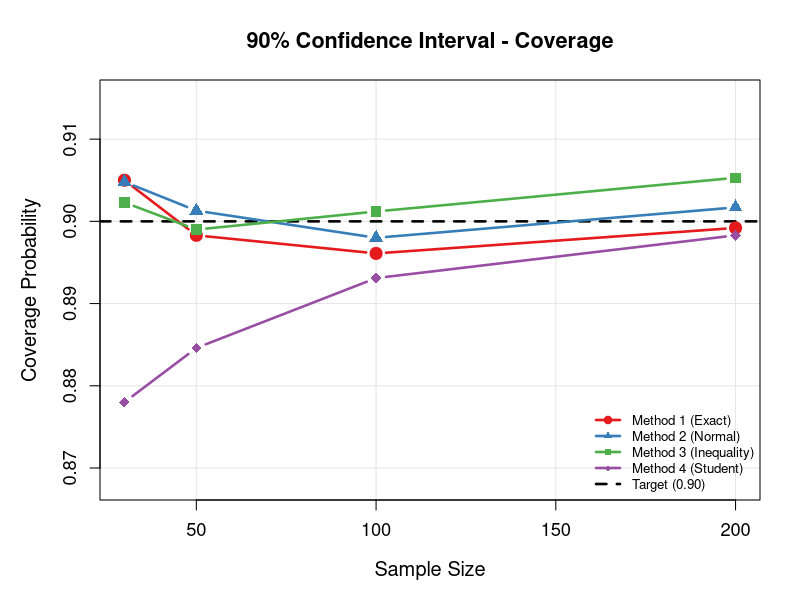
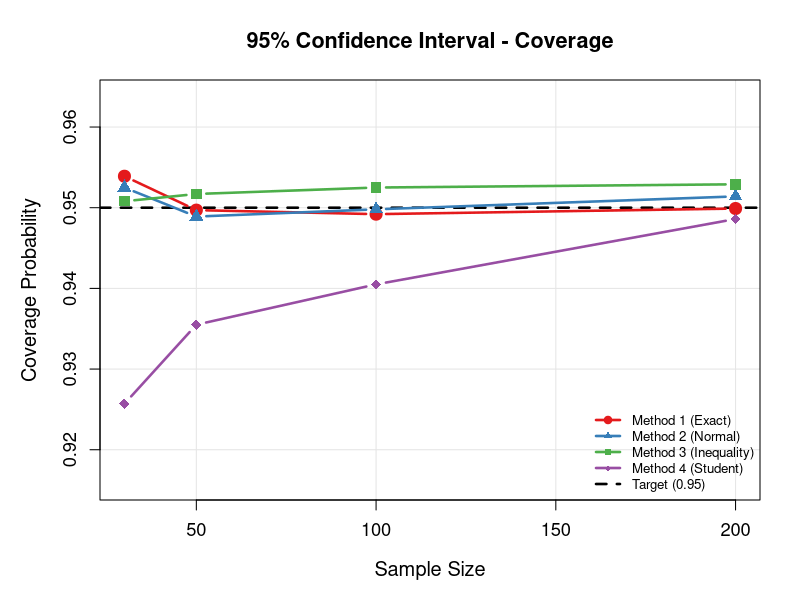
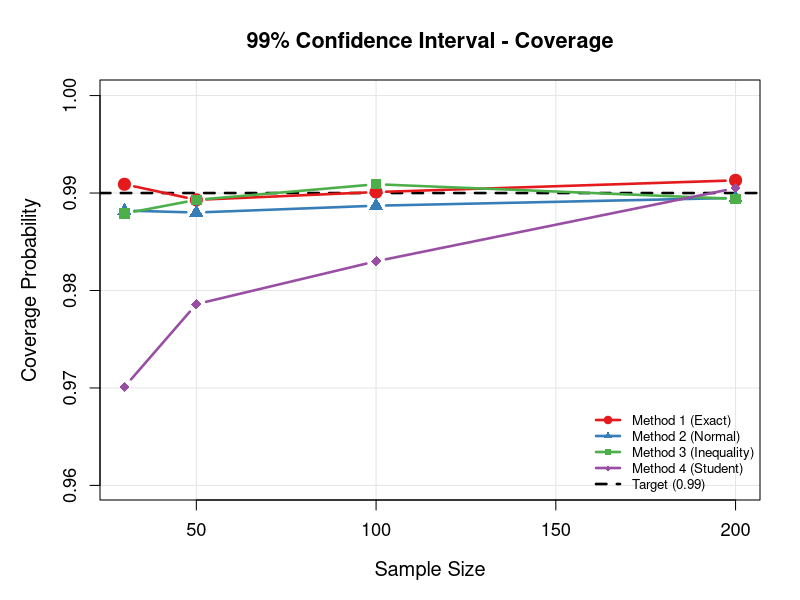
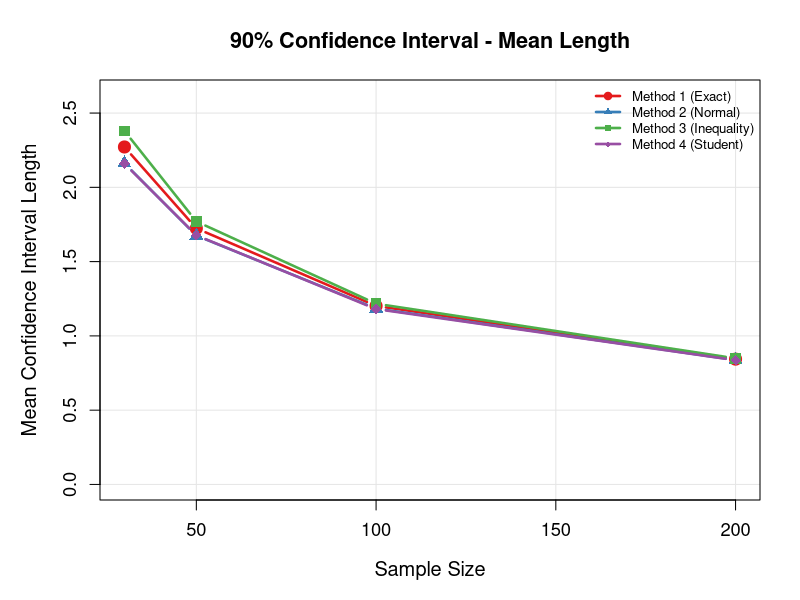
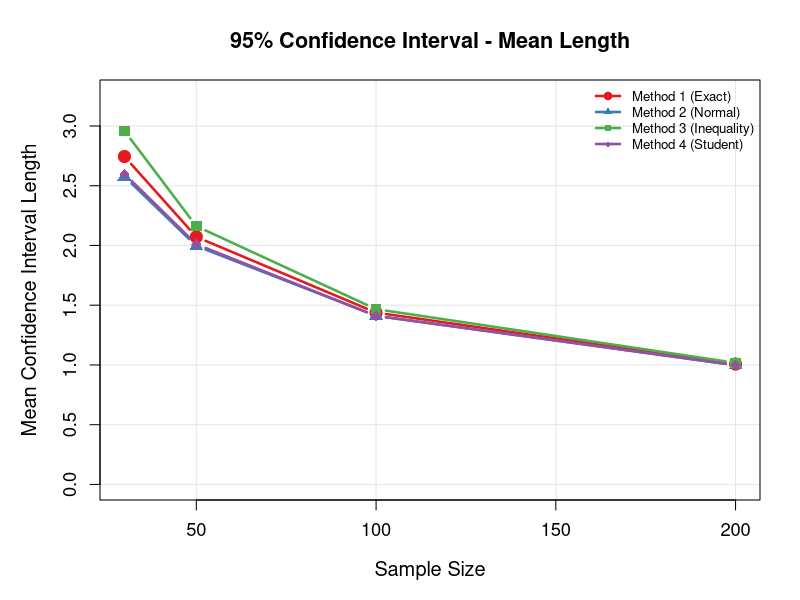
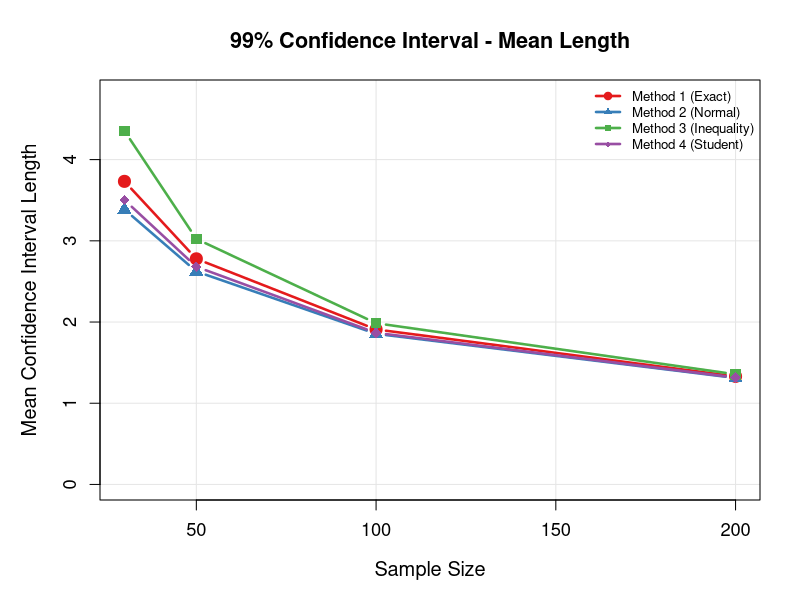
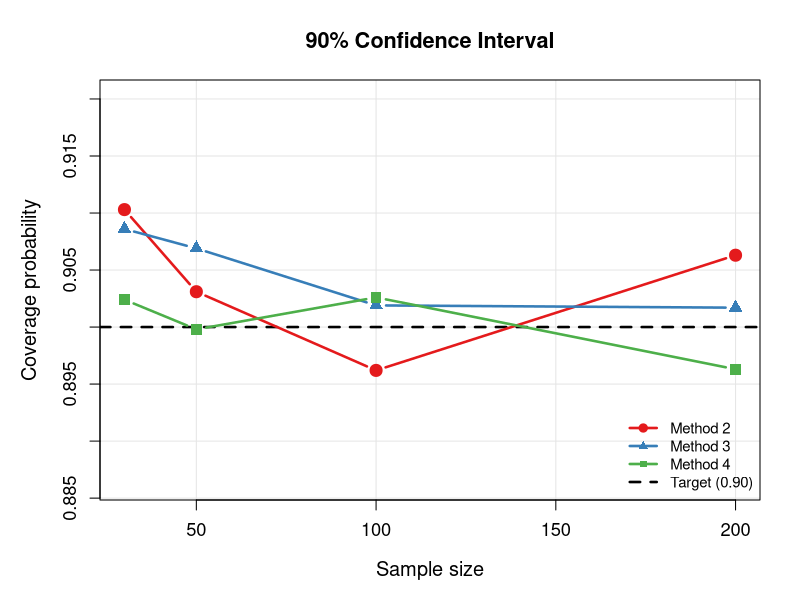
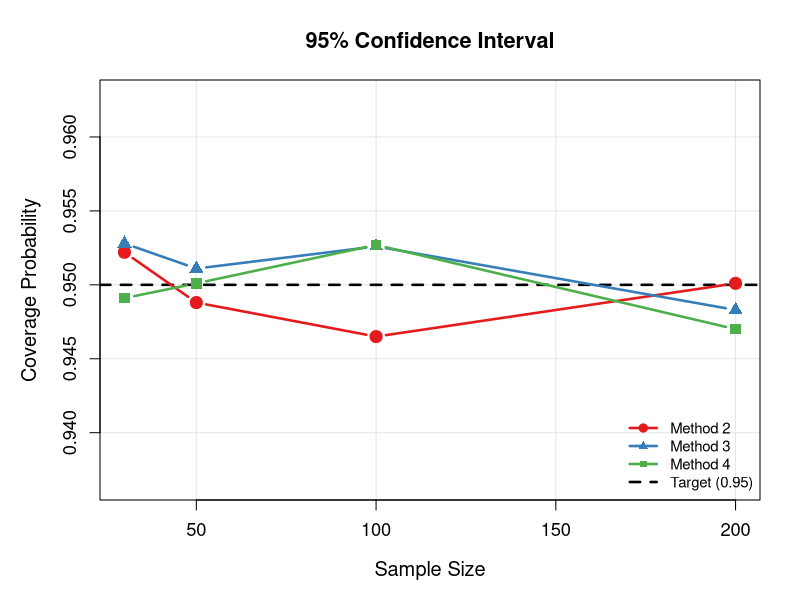

R code for these plots, in order:
## ---- chunk 1
# Initialization of variables
id <- 36
set.seed(id)
theta <- id / 10
alpha_list <- c(0.1, 0.05, 0.01) # levels of alpha
n <- c(30, 50, 100, 200) # sample sizes
M <- 10000 # times to replicate

cat("True parameter theta =", theta, "\n")
cat("This corresponds to lambda =", 1 / theta, "\n\n")
## ---- chunk 2
coverage1 <- matrix(0, nrow = length(n), ncol = length(alpha_list))
avgLength1 <- matrix(0, nrow = length(n), ncol = length(alpha_list))
sdLength1 <- matrix(0, nrow = length(n), ncol = length(alpha_list))

for (i in 1:length(n)) {
  ni <- n[i]
  lambda <- 1/theta

  # Generate samples from exponential distribution
  samples <- matrix(rexp(ni * M, rate = lambda), nrow = ni, ncol = M)
  sample_means <- colMeans(samples)

  for (j in 1:length(alpha_list)) {
    alpha <- alpha_list[j]
    confidenceLevel <- 1 - alpha

    # Using the fact that 2*lambda*n*X_bar ~ chi-squared(2n)
    # We need quantiles of chi-squared distribution
    chi_lower <- qchisq(alpha/2, df = 2*ni)
    chi_upper <- qchisq(1 - alpha/2, df = 2*ni)

    # Confidence interval for theta: [2*n*X_bar/chi_upper, 2*n*X_bar/chi_lower]
    lower <- (2 * ni * sample_means) / chi_upper
    upper <- (2 * ni * sample_means) / chi_lower

    coverage <- mean((lower <= theta) & (theta <= upper))
    lengths <- upper - lower
    meanLength <- mean(lengths)
    sdLengths <- sd(lengths)

    coverage1[i, j] <- coverage
    avgLength1[i, j] <- meanLength
    sdLength1[i, j] <- sdLengths
  }
}
## ---- chunk 3
coverage2 <- matrix(0, nrow = length(n), ncol = length(alpha_list))
avgLength2 <- matrix(0, nrow = length(n), ncol = length(alpha_list))
sdLength2 <- matrix(0, nrow = length(n), ncol = length(alpha_list))

for (i in 1:length(n)) {
  ni <- n[i]
  lambda <- 1/theta

  samples <- matrix(rexp(ni * M, rate = lambda), nrow = ni, ncol = M)
  sample_means <- colMeans(samples)

  for (j in 1:length(alpha_list)) {
    alpha <- alpha_list[j]
    confidenceLevel <- 1 - alpha
    critical <- qnorm(1 - alpha/2)

    # Using known variance sigma^2 = theta^2
    err <- critical * theta / sqrt(ni)
    lower <- sample_means - err
    upper <- sample_means + err

    coverage <- mean((lower <= theta) & (theta <= upper))
    lengths <- upper - lower
    meanLength <- mean(lengths)
    sdLengths <- sd(lengths)

    coverage2[i, j] <- coverage
    avgLength2[i, j] <- meanLength
    sdLength2[i, j] <- sdLengths
  }
}
## ---- chunk 4
coverage3 <- matrix(0, nrow = length(n), ncol = length(alpha_list))
avgLength3 <- matrix(0, nrow = length(n), ncol = length(alpha_list))
sdLength3 <- matrix(0, nrow = length(n), ncol = length(alpha_list))

for (i in seq_along(n)) {
  ni <- n[i]
  lambda <- 1/theta

  samples <- matrix(rexp(ni * M, rate = lambda), nrow = ni, ncol = M)
  sample_means <- colMeans(samples)

  for (j in seq_along(alpha_list)) {
    alpha <- alpha_list[j]
    z <- qnorm(1 - alpha/2)

    # method 3 interval
    lower <- sample_means / (1 + z / sqrt(ni))
    upper <- sample_means / (1 - z / sqrt(ni))

    coverage3[i,j] <- mean(lower <= theta & theta <= upper)
    lengths <- upper - lower

    avgLength3[i,j] <- mean(lengths)
    sdLength3[i,j] <- sd(lengths)
  }
}
## ---- chunk 5
coverage4 <- matrix(0, nrow = length(n), ncol = length(alpha_list))
avgLength4 <- matrix(0, nrow = length(n), ncol = length(alpha_list))
sdLength4 <- matrix(0, nrow = length(n), ncol = length(alpha_list))

for (i in 1:length(n)) {
  ni <- n[i]
  lambda <- 1/theta

  samples <- matrix(rexp(ni * M, rate = lambda), nrow = ni, ncol = M)
  sample_means <- colMeans(samples)
  sample_sds <- apply(samples, 2, sd)

  for (j in 1:length(alpha_list)) {
    alpha <- alpha_list[j]
    confidenceLevel <- 1 - alpha
    critical <- qt(1 - alpha/2, df = ni - 1)

    error <- critical * sample_sds / sqrt(ni)
    lower <- sample_means - error
    upper <- sample_means + error

    coverage <- mean((lower <= theta) & (theta <= upper))
    lengths <- upper - lower
    meanLength <- mean(lengths)
    sdLength <- sd(lengths)

    coverage4[i, j] <- coverage
    avgLength4[i, j] <- meanLength
    sdLength4[i, j] <- sdLength
  }
}
## ---- chunk 6
library(knitr) # for kable()

for (j in 1:length(alpha_list)) {
  alpha <- alpha_list[j]
  confidenceLevel <- 1 - alpha

  cat("Confidence level:", confidenceLevel * 100, "%\n")

  # Coverage Probabilities Table
  cat("Coverage Probabilities and Errors\n")
  comparison_df <- data.frame(
    n = n,
    M1_Coverage = sprintf("%.4f", coverage1[, j]),
    M1_Error = sprintf("%.4f", abs(coverage1[, j] - confidenceLevel)),
    M2_Coverage = sprintf("%.4f", coverage2[, j]),
    M2_Error = sprintf("%.4f", abs(coverage2[, j] - confidenceLevel)),
    M3_Coverage = sprintf("%.4f", coverage3[, j]),
    M3_Error = sprintf("%.4f", abs(coverage3[, j] - confidenceLevel)),
    M4_Coverage = sprintf("%.4f", coverage4[, j]),
    M4_Error = sprintf("%.4f", abs(coverage4[, j] - confidenceLevel))
  )
  colnames(comparison_df) <- c("n", "M1 Cov", "M1 Err", "M2 Cov", "M2 Err",
                                "M3 Cov", "M3 Err", "M4 Cov", "M4 Err")
  print(kable(comparison_df, align = 'c'))

  cat("\n")
  cat(sprintf("Target Coverage: %.4f\n", confidenceLevel))
  cat(sprintf("Best Coverage Accuracy: Method %d (min error = %.4f)\n",
              which.min(c(mean(abs(coverage1[, j] - confidenceLevel)),
                         mean(abs(coverage2[, j] - confidenceLevel)),
                         mean(abs(coverage3[, j] - confidenceLevel)),
                         mean(abs(coverage4[, j] - confidenceLevel)))),
              min(c(mean(abs(coverage1[, j] - confidenceLevel)),
                   mean(abs(coverage2[, j] - confidenceLevel)),
                   mean(abs(coverage3[, j] - confidenceLevel)),
                   mean(abs(coverage4[, j] - confidenceLevel))))))
  cat("------------------------------------------------------------------------")

  # Mean Interval Lengths Table
  cat("\n\nMean Confidence Interval Lengths\n")
  length_df <- data.frame(
    n = n,
    Method1 = sprintf("%.4f", avgLength1[, j]),
    Method2 = sprintf("%.4f", avgLength2[, j]),
    Method3 = sprintf("%.4f", avgLength3[, j]),
    Method4 = sprintf("%.4f", avgLength4[, j])
  )
  colnames(length_df) <- c("n", "M1 (Exact)", "M2 (Normal)", "M3 (Inequality)", "M4 (Student)")
  print(kable(length_df, align = 'c'))

  cat("\n")
  cat(sprintf("Shortest Average Length: Method 1 = %.4f (n=%d)\n",
              min(avgLength1[, j]), n[which.min(avgLength1[, j])]))

  cat("------------------------------------------------------------------------")
  # Relative Efficiency Table
  cat("\n\nRelative Efficiency (Ratio to Method 1)\n")
  efficiency_df <- data.frame(
    n = n,
    Method1 = sprintf("%.4f", rep(1.0, length(n))),
    Method2 = sprintf("%.4f", avgLength2[, j] / avgLength1[, j]),
    Method3 = sprintf("%.4f", avgLength3[, j] / avgLength1[, j]),
    Method4 = sprintf("%.4f", avgLength4[, j] / avgLength1[, j])
  )
  colnames(efficiency_df) <- c("n", "M1 (Exact)", "M2 (Normal)", "M3 (Inequality)", "M4 (Student)")
  print(kable(efficiency_df, align = 'c'))

  cat("========================================================================\n")
  cat("\n")
}
## ---- chunk 7
colors <- c("#E41A1C", "#377EB8", "#4DAF4A", "#984EA3")
method_names <- c("Method 1 (Exact)", "Method 2 (Normal)",
                  "Method 3 (Inequality)", "Method 4 (Student)")

par(mfrow = c(1, 1), mar = c(5, 5, 4, 2))
j <- 1
alpha <- alpha_list[j]
conf_level <- 1 - alpha

all_coverage <- c(coverage1[, j], coverage2[, j], coverage3[, j], coverage4[, j])
y_min <- max(0.80, min(all_coverage) - 0.01)
y_max <- min(1.00, max(all_coverage) + 0.01)

plot(n, coverage1[, j], type = "n",
     ylim = c(y_min, y_max),
     xlab = "Sample Size",
     ylab = "Coverage Probability",
     main = sprintf("%.0f%% Confidence Interval - Coverage",
                    conf_level * 100),
     panel.first = grid(col = "gray90", lty = 1),
     cex.lab = 1.2, cex.main = 1.3, cex.axis = 1.1)

abline(h = conf_level, lty = 2, col = "black", lwd = 2.5)

lines(n, coverage1[, j], type = "b", pch = 19, col = colors[1], lwd = 2.5, cex = 1.4)
lines(n, coverage2[, j], type = "b", pch = 17, col = colors[2], lwd = 2.5, cex = 1.4)
lines(n, coverage3[, j], type = "b", pch = 15, col = colors[3], lwd = 2.5, cex = 1.4)
lines(n, coverage4[, j], type = "b", pch = 18, col = colors[4], lwd = 2.5, cex = 1.4)

legend("bottomright",
       legend = c(method_names, sprintf("Target (%.2f)", conf_level)),
       col = c(colors, "black"),
       pch = c(19, 17, 15, 18, NA),
       lty = c(1, 1, 1, 1, 2),
       lwd = 2.5,
       bty = "n",
       cex = 0.8)
## ---- chunk 8
par(mfrow = c(1, 1), mar = c(5, 5, 4, 2))
j <- 2
alpha <- alpha_list[j]
conf_level <- 1 - alpha

all_coverage <- c(coverage1[, j], coverage2[, j], coverage3[, j], coverage4[, j])
y_min <- max(0.80, min(all_coverage) - 0.01)
y_max <- min(1.00, max(all_coverage) + 0.01)

plot(n, coverage1[, j], type = "n",
     ylim = c(y_min, y_max),
     xlab = "Sample Size",
     ylab = "Coverage Probability",
     main = sprintf("%.0f%% Confidence Interval - Coverage",
                    conf_level * 100),
     panel.first = grid(col = "gray90", lty = 1),
     cex.lab = 1.2, cex.main = 1.3, cex.axis = 1.1)

abline(h = conf_level, lty = 2, col = "black", lwd = 2.5)

lines(n, coverage1[, j], type = "b", pch = 19, col = colors[1], lwd = 2.5, cex = 1.4)
lines(n, coverage2[, j], type = "b", pch = 17, col = colors[2], lwd = 2.5, cex = 1.4)
lines(n, coverage3[, j], type = "b", pch = 15, col = colors[3], lwd = 2.5, cex = 1.4)
lines(n, coverage4[, j], type = "b", pch = 18, col = colors[4], lwd = 2.5, cex = 1.4)

legend("bottomright",
       legend = c(method_names, sprintf("Target (%.2f)", conf_level)),
       col = c(colors, "black"),
       pch = c(19, 17, 15, 18, NA),
       lty = c(1, 1, 1, 1, 2),
       lwd = 2.5,
       bty = "n",
       cex = 0.8)
## ---- chunk 9
par(mfrow = c(1, 1), mar = c(5, 5, 4, 2))
j <- 3
alpha <- alpha_list[j]
conf_level <- 1 - alpha

all_coverage <- c(coverage1[, j], coverage2[, j], coverage3[, j], coverage4[, j])
y_min <- max(0.80, min(all_coverage) - 0.01)
y_max <- min(1.00, max(all_coverage) + 0.01)

plot(n, coverage1[, j], type = "n",
     ylim = c(y_min, y_max),
     xlab = "Sample Size",
     ylab = "Coverage Probability",
     main = sprintf("%.0f%% Confidence Interval - Coverage",
                    conf_level * 100),
     panel.first = grid(col = "gray90", lty = 1),
     cex.lab = 1.2, cex.main = 1.3, cex.axis = 1.1)

abline(h = conf_level, lty = 2, col = "black", lwd = 2.5)

lines(n, coverage1[, j], type = "b", pch = 19, col = colors[1], lwd = 2.5, cex = 1.4)
lines(n, coverage2[, j], type = "b", pch = 17, col = colors[2], lwd = 2.5, cex = 1.4)
lines(n, coverage3[, j], type = "b", pch = 15, col = colors[3], lwd = 2.5, cex = 1.4)
lines(n, coverage4[, j], type = "b", pch = 18, col = colors[4], lwd = 2.5, cex = 1.4)

legend("bottomright",
       legend = c(method_names, sprintf("Target (%.2f)", conf_level)),
       col = c(colors, "black"),
       pch = c(19, 17, 15, 18, NA),
       lty = c(1, 1, 1, 1, 2),
       lwd = 2.5,
       bty = "n",
       cex = 0.8)
## ---- chunk 10
par(mfrow = c(1, 1), mar = c(5, 5, 4, 2))
j <- 1
alpha <- alpha_list[j]
conf_level <- 1 - alpha

all_lengths <- c(avgLength1[, j], avgLength2[, j], avgLength3[, j], avgLength4[, j])
y_max <- max(all_lengths) * 1.1

plot(n, avgLength1[, j], type = "n",
     ylim = c(0, y_max),
     xlab = "Sample Size",
     ylab = "Mean Confidence Interval Length",
     main = sprintf("%.0f%% Confidence Interval - Mean Length",
                    conf_level * 100),
     panel.first = grid(col = "gray90", lty = 1),
     cex.lab = 1.2, cex.main = 1.3, cex.axis = 1.1)

lines(n, avgLength1[, j], type = "b", pch = 19, col = colors[1], lwd = 2.5, cex = 1.4)
lines(n, avgLength2[, j], type = "b", pch = 17, col = colors[2], lwd = 2.5, cex = 1.4)
lines(n, avgLength3[, j], type = "b", pch = 15, col = colors[3], lwd = 2.5, cex = 1.4)
lines(n, avgLength4[, j], type = "b", pch = 18, col = colors[4], lwd = 2.5, cex = 1.4)

legend("topright",
       legend = method_names,
       col = colors,
       pch = c(19, 17, 15, 18),
       lty = 1,
       lwd = 2.5,
       bty = "n",
       cex = 0.8)
## ---- chunk 11
par(mfrow = c(1, 1), mar = c(5, 5, 4, 2))
j <- 2
alpha <- alpha_list[j]
conf_level <- 1 - alpha

all_lengths <- c(avgLength1[, j], avgLength2[, j], avgLength3[, j], avgLength4[, j])
y_max <- max(all_lengths) * 1.1

plot(n, avgLength1[, j], type = "n",
     ylim = c(0, y_max),
     xlab = "Sample Size",
     ylab = "Mean Confidence Interval Length",
     main = sprintf("%.0f%% Confidence Interval - Mean Length",
                    conf_level * 100),
     panel.first = grid(col = "gray90", lty = 1),
     cex.lab = 1.2, cex.main = 1.3, cex.axis = 1.1)

lines(n, avgLength1[, j], type = "b", pch = 19, col = colors[1], lwd = 2.5, cex = 1.4)
lines(n, avgLength2[, j], type = "b", pch = 17, col = colors[2], lwd = 2.5, cex = 1.4)
lines(n, avgLength3[, j], type = "b", pch = 15, col = colors[3], lwd = 2.5, cex = 1.4)
lines(n, avgLength4[, j], type = "b", pch = 18, col = colors[4], lwd = 2.5, cex = 1.4)

legend("topright",
       legend = method_names,
       col = colors,
       pch = c(19, 17, 15, 18),
       lty = 1,
       lwd = 2.5,
       bty = "n",
       cex = 0.8)
## ---- chunk 12
par(mfrow = c(1, 1), mar = c(5, 5, 4, 2))
j <- 3
alpha <- alpha_list[j]
conf_level <- 1 - alpha

all_lengths <- c(avgLength1[, j], avgLength2[, j], avgLength3[, j], avgLength4[, j])
y_max <- max(all_lengths) * 1.1

plot(n, avgLength1[, j], type = "n",
     ylim = c(0, y_max),
     xlab = "Sample Size",
     ylab = "Mean Confidence Interval Length",
     main = sprintf("%.0f%% Confidence Interval - Mean Length",
                    conf_level * 100),
     panel.first = grid(col = "gray90", lty = 1),
     cex.lab = 1.2, cex.main = 1.3, cex.axis = 1.1)

lines(n, avgLength1[, j], type = "b", pch = 19, col = colors[1], lwd = 2.5, cex = 1.4)
lines(n, avgLength2[, j], type = "b", pch = 17, col = colors[2], lwd = 2.5, cex = 1.4)
lines(n, avgLength3[, j], type = "b", pch = 15, col = colors[3], lwd = 2.5, cex = 1.4)
lines(n, avgLength4[, j], type = "b", pch = 18, col = colors[4], lwd = 2.5, cex = 1.4)

legend("topright",
       legend = method_names,
       col = colors,
       pch = c(19, 17, 15, 18),
       lty = 1,
       lwd = 2.5,
       bty = "n",
       cex = 0.8)
## ---- chunk 13
#initialization of our variables
id <- 36
set.seed(id)
theta <- id/10
alpha_list <- c(0.1, 0.05, 0.01) # levels of alpha
n <- c(30, 50, 100, 200) # sample sizes
M <- 10000 #times to replicate
## ---- chunk 14
coverage2 <- matrix(0, nrow = length(n), ncol = length(alpha_list))
avgLength2 <- matrix(0, nrow = length(n), ncol = length(alpha_list)) #avarage length of confidence intervals we just add them and devide on number of them
sdLength2 <- matrix(0, nrow = length(n), ncol = length(alpha_list))

for (i in 1:length(n)){
  ni <- n[i]
  #cat("sample size = ", ni, "\n")
  samples <- matrix (rpois(ni * M, lambda = theta), nrow = ni, ncol = M) #just generatind n samples using rpois
  sample_means <- colMeans(samples)
  for (j in 1:length(alpha_list)){
    alpha <- alpha_list[j]
    confidenceLevel <- 1 - alpha
    critical <- qnorm(1-alpha/2)

    err <- critical * sqrt(theta / ni)
    lower <- sample_means - err
    upper <- sample_means +err

    coverage <- mean((lower <= theta) & (theta <= upper))
    lengths <- upper - lower
    meanLength <- mean(lengths)
    sdLengths <- sd(lengths)

    coverage2[i, j] <- coverage
    avgLength2[i, j] <- meanLength
    sdLength2[i, j] <- sdLengths

#cat("confidence level = ", confidenceLevel * 100, "%\n")
    #cat(sprintf("coverage probability: %.4f and expected: %.4f", coverage, confidenceLevel), "\n")
    #cat("coverage error: ",abs(coverage - confidenceLevel) * 100, "\n")
    #cat("mean critical interval length: ", meanLength, "\n")
    #cat("SD of critical length  ", sdLengths, "\n")
    #cat("сritical value ", critical, "\n\n")
  }
}
## ---- chunk 15
coverage3 <- matrix(0, nrow = length(n), ncol = length(alpha_list))
avgLength3 <- matrix(0, nrow = length(n), ncol = length(alpha_list)) #avarage length of confidence intervals we just add them and devide on number of them
sdLength3 <- matrix(0, nrow = length(n), ncol = length(alpha_list))

for (i in 1:length(n)) {
  ni <- n[i]
  #cat("sample size =", ni, "\n")

  samples <- matrix(rpois(ni * M, lambda = theta), nrow = ni, ncol = M)
  sample_means <- colMeans(samples)

  for (j in 1:length(alpha_list)) {
    alpha <- alpha_list[j]
    confidenceLevel <- 1 - alpha
    critical <- qnorm(1 - alpha/2)

    a <- 1
    b <- -(2 * sample_means + critical^2 /ni)
    c <- sample_means^2

    discriminant <- b^2 - 4 * a * c

    lower <- (-b - sqrt(discriminant)) / (2 * a)
    upper <- (-b + sqrt(discriminant)) / (2 * a)


    coverage <- mean((lower <= theta) & (theta <= upper))
    lengths <- upper - lower
    meanLength <- mean(lengths)
    sdLength <- sd(lengths)

    coverage3[i, j] <- coverage
    avgLength3[i, j] <- meanLength
    sdLength3[i, j] <- sdLength

    #cat("confidence level = ", confidenceLevel * 100, "%\n")
    #cat(sprintf("coverage probability: %.4f and expected: %.4f", coverage, confidenceLevel), "\n")
    #cat("coverage error: ", abs(coverage - confidenceLevel) * 100, "\n")
    #cat("mean critical interval length: ", meanLength, "\n")
    #cat("SD of critical length  ", sdLength, "\n")
    #cat("сritical value ", critical, "\n\n")
  }
}
## ---- chunk 16
coverage4 <- matrix(0, nrow = length(n), ncol = length(alpha_list))
avgLength4 <- matrix(0, nrow = length(n), ncol = length(alpha_list)) #avarage length of confidence intervals we just add them and devide on number of them
sdLength4 <- matrix(0, nrow = length(n), ncol = length(alpha_list))
for (i in 1:length(n)) {
  ni <- n[i]
  #cat("sample size =", ni, "\n")

  samples <- matrix(rpois(ni * M, lambda = theta), nrow = ni, ncol = M)
  sample_means <- colMeans(samples)
  sample_sds <- apply(samples, 2, sd)

  for (j in 1:length(alpha_list)) {
    alpha <- alpha_list[j]
    confidenceLevel <- 1 - alpha
    critical <- qt(1 - alpha/2, df = ni - 1)

    error <- critical * sample_sds / sqrt(ni)
    lower <- sample_means - error
    upper <- sample_means + error

    coverage <- mean((lower <= theta) & (theta <= upper))
    lengths <- upper - lower
    meanLength <- mean(lengths)
    sdLength <- sd(lengths)

    coverage4[i, j] <- coverage
    avgLength4[i, j] <- meanLength
    sdLength4[i, j] <- sdLength
    #cat("confidence level = ", confidenceLevel * 100, "%\n")
    #cat(sprintf("coverage probability: %.4f and expected: %.4f", coverage, confidenceLevel), "\n")
    #cat("coverage error: ",abs(coverage - confidenceLevel) * 100, "\n")
    #cat("mean critical interval length: ", meanLength, "\n")
    #cat("SD of critical length  ", sdLength, "\n")
    #cat("сritical value ", critical, "\n\n")
  }
}

## ---- chunk 17
for (j in 1:length(alpha_list)) {
  alpha <- alpha_list[j]
  confidenceLevel <- 1 - alpha
  comparison_df <- data.frame(
    n = n,
    Method2 = coverage2[, j],
    Method3 = coverage3[, j],
    Method4 = coverage4[, j],
    M2_Error = abs(coverage2[, j] - confidenceLevel),
    M3_Error = abs(coverage3[, j] - confidenceLevel),
    M4_Error = abs(coverage4[, j] - confidenceLevel)
  )
  print(comparison_df, digits = 4)

  length_df <- data.frame(
    n = n,
    Method2 = avgLength2[, j],
    Method3 = avgLength3[, j],
    Method4 = avgLength4[, j]
  )
  print(length_df, digits = 4)

  efficiency_df <- data.frame(
    n = n,
    Method2 = rep(1.0, length(n)),
    Method3 = avgLength3[, j] / avgLength2[, j],
    Method4 = avgLength4[, j] / avgLength2[, j]
  )
  print(efficiency_df, digits = 4)
}
## ---- chunk 18
colors <- c("#E41A1C", "#377EB8", "#4DAF4A")
method_names <- c("Method 2", "Method 3", "Method 4")

par(mfrow = c(1, 1), mar = c(5, 5, 4, 2))
j <- 1
alpha <- alpha_list[j]
conf_level <- 1 - alpha

all_coverage <- c(coverage2[, j], coverage3[, j], coverage4[, j])
y_min <- max(0.80, min(all_coverage) - 0.01)
y_max <- min(1.00, max(all_coverage) + 0.01)

plot(n, coverage2[, j], type = "n",
     ylim = c(y_min, y_max),
     xlab = "Sample size",
     ylab = "Coverage probability",
     main = sprintf("%.0f%% Confidence Interval",
                    conf_level * 100),
     panel.first = grid(col = "gray90", lty = 1),
     cex.lab = 1.2, cex.main = 1.3, cex.axis = 1.1)

abline(h = conf_level, lty = 2, col = "black", lwd = 2.5)

lines(n, coverage2[, j], type = "b", pch = 19, col = colors[1], lwd = 2.5, cex = 1.4)
lines(n, coverage3[, j], type = "b", pch = 17, col = colors[2], lwd = 2.5, cex = 1.4)
lines(n, coverage4[, j], type = "b", pch = 15, col = colors[3], lwd = 2.5, cex = 1.4)

legend("bottomright",
       legend = c(method_names, sprintf("Target (%.2f)", conf_level)),
       col = c(colors, "black"),
       pch = c(19, 17, 15, NA),
       lty = c(1, 1, 1, 2),
       lwd = 2.5,
       bty = "n",
       cex = 0.9)

## ---- chunk 19
par(mfrow = c(1, 1), mar = c(5, 5, 4, 2))
j <- 2
alpha <- alpha_list[j]
conf_level <- 1 - alpha

all_coverage <- c(coverage2[, j], coverage3[, j], coverage4[, j])
y_min <- max(0.80, min(all_coverage) - 0.01)
y_max <- min(1.00, max(all_coverage) + 0.01)

plot(n, coverage2[, j], type = "n",
     ylim = c(y_min, y_max),
     xlab = "Sample Size",
     ylab = "Coverage Probability",
     main = sprintf("%.0f%% Confidence Interval",
                    conf_level * 100),
     panel.first = grid(col = "gray90", lty = 1),
     cex.lab = 1.2, cex.main = 1.3, cex.axis = 1.1)

abline(h = conf_level, lty = 2, col = "black", lwd = 2.5)

lines(n, coverage2[, j], type = "b", pch = 19, col = colors[1], lwd = 2.5, cex = 1.4)
lines(n, coverage3[, j], type = "b", pch = 17, col = colors[2], lwd = 2.5, cex = 1.4)
lines(n, coverage4[, j], type = "b", pch = 15, col = colors[3], lwd = 2.5, cex = 1.4)

legend("bottomright",
       legend = c(method_names, sprintf("Target (%.2f)", conf_level)),
       col = c(colors, "black"),
       pch = c(19, 17, 15, NA),
       lty = c(1, 1, 1, 2),
       lwd = 2.5,
       bty = "n",
       cex = 0.9)

## ---- chunk 20
par(mfrow = c(1, 1), mar = c(5, 5, 4, 2))
j <- 3
alpha <- alpha_list[j]
conf_level <- 1 - alpha

all_coverage <- c(coverage2[, j], coverage3[, j], coverage4[, j])
y_min <- max(0.80, min(all_coverage) - 0.01)
y_max <- min(1.00, max(all_coverage) + 0.01)

plot(n, coverage2[, j], type = "n",
     ylim = c(y_min, y_max),
     xlab = "Sample Size",
     ylab = "Coverage Probability",
     main = sprintf("%.0f%% Confidence Interval", conf_level * 100),
     panel.first = grid(col = "gray90", lty = 1),
     cex.lab = 1.2, cex.main = 1.3, cex.axis = 1.1)

abline(h = conf_level, lty = 2, col = "black", lwd = 2.5)

lines(n, coverage2[, j], type = "b", pch = 19, col = colors[1], lwd = 2.5, cex = 1.4)
lines(n, coverage3[, j], type = "b", pch = 17, col = colors[2], lwd = 2.5, cex = 1.4)
lines(n, coverage4[, j], type = "b", pch = 15, col = colors[3], lwd = 2.5, cex = 1.4)

legend("bottomright",
       legend = c(method_names, sprintf("Target (%.2f)", conf_level)),
       col = c(colors, "black"),
       pch = c(19, 17, 15, NA),
       lty = c(1, 1, 1, 2),
       lwd = 2.5,
       bty = "n",
       cex = 0.9)

## ---- chunk 21
par(mfrow = c(1, 1), mar = c(5, 5, 4, 2))
j <- 1
alpha <- alpha_list[j]
conf_level <- 1 - alpha

all_lengths <- c(avgLength2[, j], avgLength3[, j], avgLength4[, j])
y_max <- max(all_lengths) * 1.1

plot(n, avgLength2[, j], type = "n",
     ylim = c(0, y_max),
     xlab = "Sample Size",
     ylab = "Mean Confidence Interval Length",
     main = sprintf("%.0f%% Confidence Interval",conf_level * 100),
     panel.first = grid(col = "gray90", lty = 1),
     cex.lab = 1.2, cex.main = 1.3, cex.axis = 1.1)

lines(n, avgLength2[, j], type = "b", pch = 19, col = colors[1], lwd = 2.5, cex = 1.4)
lines(n, avgLength3[, j], type = "b", pch = 17, col = colors[2], lwd = 2.5, cex = 1.4)
lines(n, avgLength4[, j], type = "b", pch = 15, col = colors[3], lwd = 2.5, cex = 1.4)

legend("topright",
       legend = method_names,
       col = colors,
       pch = c(19, 17, 15),
       lty = 1,
       lwd = 2.5,
       bty = "n",
       cex = 0.9)
## ---- chunk 22
par(mfrow = c(1, 1), mar = c(5, 5, 4, 2))
j <- 2
alpha <- alpha_list[j]
conf_level <- 1 - alpha

all_lengths <- c(avgLength2[, j], avgLength3[, j], avgLength4[, j])
y_max <- max(all_lengths) * 1.1

plot(n, avgLength2[, j], type = "n",
     ylim = c(0, y_max),
     xlab = "Sample Size",
     ylab = "Mean Confidence Interval Length",
     main = sprintf("Mean CI Length: %.0f%% Confidence Interval",
                    conf_level * 100, alpha),
     panel.first = grid(col = "gray90", lty = 1),
     cex.lab = 1.2, cex.main = 1.3, cex.axis = 1.1)

lines(n, avgLength2[, j], type = "b", pch = 19, col = colors[1], lwd = 2.5, cex = 1.4)
lines(n, avgLength3[, j], type = "b", pch = 17, col = colors[2], lwd = 2.5, cex = 1.4)
lines(n, avgLength4[, j], type = "b", pch = 15, col = colors[3], lwd = 2.5, cex = 1.4)

legend("topright",
       legend = method_names,
       col = colors,
       pch = c(19, 17, 15),
       lty = 1,
       lwd = 2.5,
       bty = "n",
       cex = 0.9)
## ---- chunk 23
par(mfrow = c(1, 1), mar = c(5, 5, 4, 2))
j <- 3
alpha <- alpha_list[j]
conf_level <- 1 - alpha

all_lengths <- c(avgLength2[, j], avgLength3[, j], avgLength4[, j])
y_max <- max(all_lengths) * 1.1

plot(n, avgLength2[, j], type = "n",
     ylim = c(0, y_max),
     xlab = "Sample Size (n)",
     ylab = "Mean Confidence Interval Length",
     main = sprintf("Mean CI Length: %.0f%% Confidence Interval",
                    conf_level * 100),
     panel.first = grid(col = "gray90", lty = 1),
     cex.lab = 1.2, cex.main = 1.3, cex.axis = 1.1)

lines(n, avgLength2[, j], type = "b", pch = 19, col = colors[1], lwd = 2.5, cex = 1.4)
lines(n, avgLength3[, j], type = "b", pch = 17, col = colors[2], lwd = 2.5, cex = 1.4)
lines(n, avgLength4[, j], type = "b", pch = 15, col = colors[3], lwd = 2.5, cex = 1.4)

legend("topright",
       legend = method_names,
       col = colors,
       pch = c(19, 17, 15),
       lty = 1,
       lwd = 2.5,
       bty = "n",
       cex = 0.9)
## ---- chunk 24
id <- 36
set.seed(id)
N <- 100
mu <- 10
sigma_squared <- 4
sigma <- sqrt(sigma_squared)
dataset <- rnorm(N, mean = mu, sd = sigma)
head(dataset)
cat("Population Mean (mu):", mu, "\n")
cat("Population Variance (sigma_squared):", sigma_squared, "\n")
sample_mean <- mean(dataset)
sample_variance <- var(dataset)
biased_variance <- sum((dataset - mean(dataset))^2) / N
cat("Sample Mean:", sample_mean, "\n")
cat("Sample Variance:", sample_variance, "\n")
cat("Variance:", biased_variance, "\n")

## ---- chunk 25
n_values <- c(10, 50, 100, 1000)
for (n in n_values){
  sigma_n_squared <- sum((dataset - sample_mean)^2)/n
  cat("for n ", n, "sigma n squared", sigma_n_squared, "\n")
  sigma_n_minus1_squared <- sum((dataset - sample_mean)^2)/(n-1)
  cat("for n ", n, "sigma n-1  squared", sigma_n_minus1_squared, "\n")

  bias_sigma_n_squared <- sigma_n_squared - sigma_squared
  cat("Bias for sigma n squared", bias_sigma_n_squared, "\n")
  bias_sigma_n_minus1_squared <- sigma_n_minus1_squared - sigma_squared
  cat("Bias for sigma n - 1 squared", bias_sigma_n_minus1_squared, "\n")
}
## ---- chunk 26

